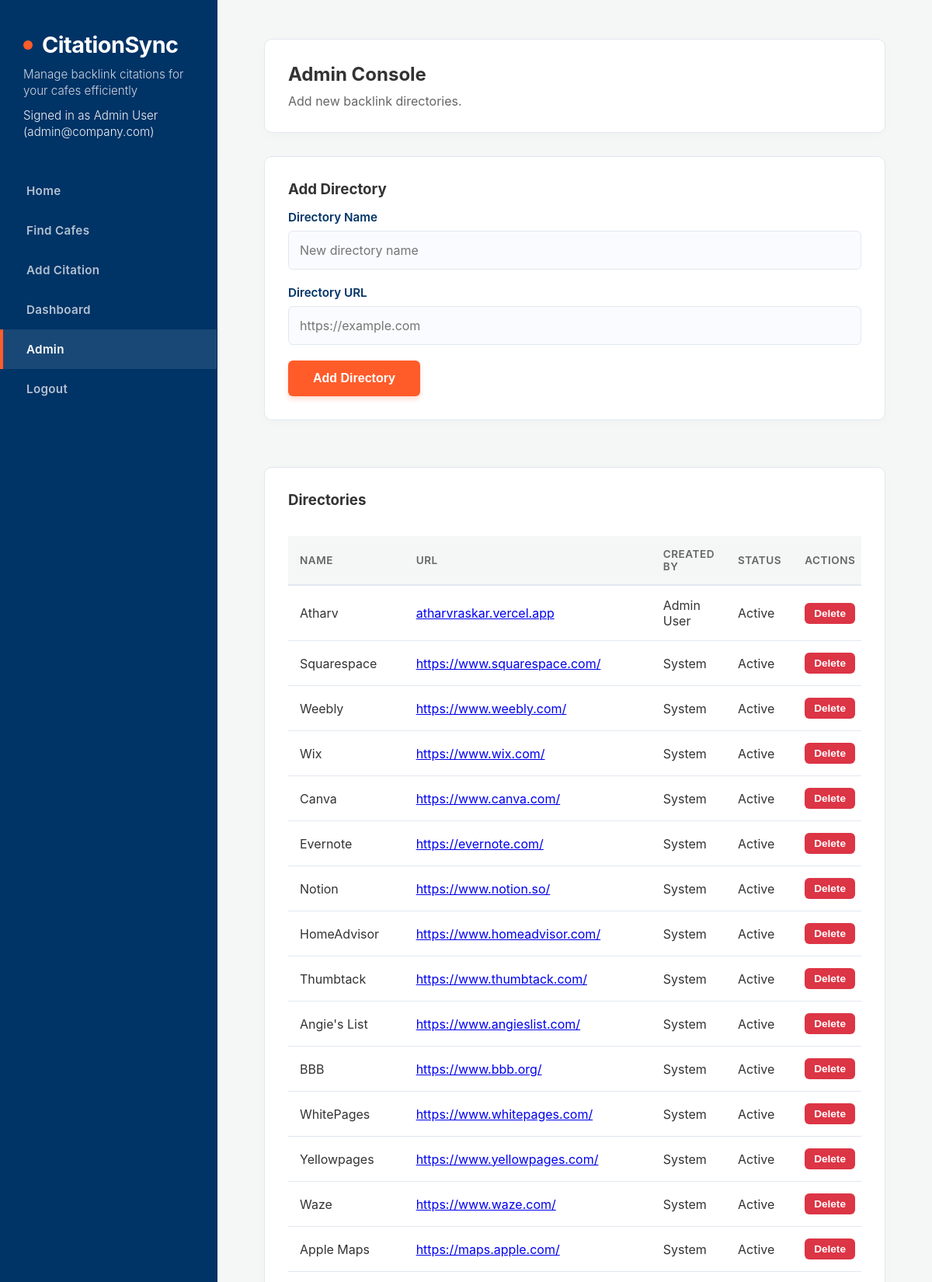
The page /admin (signed in, upper part) on the database its author committed.
### models.py (models this page shows, shortened)
class User(db.Model):
    __tablename__ = 'users'
    id = db.Column(db.Integer, primary_key=True)
    email = db.Column(db.String(255), nullable=False, unique=True, index=True)
    full_name = db.Column(db.String(255), nullable=False)
    password_hash = db.Column(db.String(255), nullable=False)
    role = db.Column(db.String(20), nullable=False, default='employee')
    active = db.Column(db.Boolean, default=True)
    created_at = db.Column(db.DateTime, default=datetime.utcnow)
    updated_at = db.Column(db.DateTime, default=datetime.utcnow, onupdate=datetime.utcnow)
    @property
    def is_admin(self):
        return self.role == 'admin'

class BacklinkDirectory(db.Model):
    __tablename__ = 'backlink_directories'
    id = db.Column(db.Integer, primary_key=True)
    name = db.Column(db.String(255), nullable=False, unique=True)
    url = db.Column(db.String(500), nullable=False)
    active = db.Column(db.Boolean, default=True)
    created_at = db.Column(db.DateTime, default=datetime.utcnow)
    updated_at = db.Column(db.DateTime, default=datetime.utcnow, onupdate=datetime.utcnow)
    created_by_id = db.Column(db.Integer, db.ForeignKey('users.id'), nullable=True)
    updated_by_id = db.Column(db.Integer, db.ForeignKey('users.id'), nullable=True)
    citations = db.relationship('Citation', backref='directory', lazy='dynamic', cascade='all, delete-orphan')
    created_by = db.relationship('User', foreign_keys=[created_by_id], lazy='joined')
    updated_by = db.relationship('User', foreign_keys=[updated_by_id], lazy='joined')

### app.py (the view)
    @app.route('/admin')
    @login_required
    @admin_required
    def admin_page():
        directories = BacklinkDirectory.query.order_by(BacklinkDirectory.created_at.desc()).all()
        return render_template('admin.html', directories=directories)

### app.py (called while the page is built)
def get_current_user():
    if hasattr(g, 'current_user'):
        return g.current_user
    user_id = session.get('user_id')
    if not user_id:
        return None
    return db.session.get(User, user_id)

def login_required(view):
    @wraps(view)
    def wrapped(*args, **kwargs):
        if not get_current_user():
            if request.path.startswith('/api/'):
                return jsonify({'error': 'Authentication required'}), 401
            flash('Please sign in to continue.', 'error')
            return redirect(url_for('login', next=request.path))
        return view(*args, **kwargs)
    return wrapped

def admin_required(view):
    @wraps(view)
    def wrapped(*args, **kwargs):
        user = get_current_user()
        if not user or not user.is_admin:
            if request.path.startswith('/api/'):
                return jsonify({'error': 'Admin access required'}), 403
            flash('Admin access required.', 'error')
            return redirect(url_for('index'))
        return view(*args, **kwargs)
    return wrapped

### templates/admin.html (shortened to what this page needs)
{% extends "base.html" %}
{% block content %}
<div class="card">
    <h2>Admin Console</h2>
    <p style="color: #666; margin-top: 10px;">Add new backlink directories.</p>
</div>
<div class="grid">
    <div class="card">
        <h3>Add Directory</h3>
        <form method="post" action="{{ url_for('create_directory') }}" style="margin-top: 15px;">
            <div class="form-group">
                <label for="name">Directory Name</label>
                <input type="text" id="name" name="name" placeholder="New directory name" required>
            </div>
            <div class="form-group">
                <label for="url">Directory URL</label>
                <input type="text" id="url" name="url" placeholder="https://example.com" required>
            </div>
            <button type="submit">Add Directory</button>
        </form>
    </div>
</div>
<div class="card" style="margin-top: 30px;">
    <h3>Directories</h3>
    <div style="overflow-x: auto; margin-top: 15px;">
        <table>
            <thead>
                <tr>
                    <th>Name</th>
                    <th>URL</th>
                    <th>Created By</th>
                    <th>Status</th>
                    <th>Actions</th>
                </tr>
            </thead>
            <tbody>
                {% for directory in directories %}
                <tr>
                    <td>{{ directory.name }}</td>
                    <td><a href="{{ directory.url }}" target="_blank" rel="noopener noreferrer">{{ directory.url }}</a></td>
                    <td>{{ directory.created_by.full_name if directory.created_by else 'System' }}</td>
                    <td>{{ 'Active' if directory.active else 'Inactive' }}</td>
                    <td>
                        <form method="post" action="{{ url_for('delete_directory', dir_id=directory.id) }}" style="display: inline;" onsubmit="return confirm('Are you sure you want to delete this directory?');">
                            <button type="submit" style="background: #dc3545; padding: 6px 12px; font-size: 0.85em; box-shadow: none;">Delete</button>
                        </form>
                    </td>
                </tr>
                {% endfor %}
            </tbody>
        </table>
    </div>
</div>
{% endblock %}

### templates/base.html (shortened to what this page needs)
<!DOCTYPE html>
<html lang="en">
<head>
</head>
<body>
    <div class="container">
        <header>
            <h1>CitationSync</h1>
            <p>Manage backlink citations for your cafes efficiently</p>
            {% if current_user %}
            <p style="margin-top: 10px; font-size: 0.95em; opacity: 0.95;">
                Signed in as {{ current_user.full_name }} ({{ current_user.email }})
            </p>
            {% endif %}
        </header>
        <nav>
            <a href="{{ url_for('index') }}" {% if request.endpoint == 'index' %}class="active"{% endif %}>Home</a>
            <a href="{{ url_for('dealer_page') }}" {% if request.endpoint == 'dealer_page' %}class="active"{% endif %}>Find Cafes</a>
            <a href="{{ url_for('add_citation_page') }}" {% if request.endpoint == 'add_citation_page' %}class="active"{% endif %}>Add Citation</a>
            <a href="{{ url_for('dashboard_page') }}" {% if request.endpoint == 'dashboard_page' %}class="active"{% endif %}>Dashboard</a>
            {% if is_admin_user %}
            <a href="{{ url_for('admin_page') }}" {% if request.endpoint == 'admin_page' %}class="active"{% endif %}>Admin</a>
            {% endif %}
            {% if current_user %}
            <a href="{{ url_for('logout') }}">Logout</a>
            {% else %}
            <a href="{{ url_for('login') }}">Sign In</a>
            {% endif %}
        </nav>
        <main>
            {% block content %}{% endblock %}
        </main>
    </div>
</body>
</html>

### templates/base.html (style rules this page uses)
:root { --primary-color: #003366; --accent-color: #ff5c2a; --bg-color: #f4f7f6; --text-main: #333333; --text-light: #666666; --card-bg: #ffffff; --border-color: #e2e8f0; --sidebar-width: 280px; }
* { margin: 0; padding: 0; box-sizing: border-box; }
body { font-family: 'Inter', 'Segoe UI', Roboto, Helvetica, Arial, sans-serif; background-color: var(--bg-color); color: var(--text-main); height: 100vh; overflow: hidden; }
.container { display: grid; grid-template-columns: var(--sidebar-width) 1fr; grid-template-rows: auto 1fr auto; height: 100vh; }
header { grid-column: 1 / 2; grid-row: 1 / 2; background: var(--primary-color); color: white; padding: 40px 30px 20px; text-align: left; }
header h1 { font-size: 1.8em; margin-bottom: 10px; font-weight: 700; letter-spacing: -0.5px; display: flex; align-items: center; }
header h1::before { content: ''; display: inline-block; width: 12px; height: 12px; background-color: var(--accent-color); border-radius: 50%; margin-right: 12px; }
header p { font-size: 0.95em; opacity: 0.8; font-weight: 300; line-height: 1.4; }
nav { grid-column: 1 / 2; grid-row: 2 / 4; background: var(--primary-color); padding: 20px 0; display: flex; flex-direction: column; border-right: 1px solid rgba(0,0,0,0.1); }
nav a { padding: 16px 30px; text-decoration: none; color: rgba(255, 255, 255, 0.7); text-align: left; font-weight: 600; transition: all 0.3s ease; border-left: 4px solid transparent; font-size: 0.95em; letter-spacing: 0.3px; }
nav a.active { color: #ffffff; background: rgba(255, 255, 255, 0.1); border-left: 4px solid var(--accent-color); }
main { grid-column: 2 / 3; grid-row: 1 / 3; padding: 50px 60px; overflow-y: auto; background-color: var(--bg-color); min-height: 0; }
.card { background: var(--card-bg); border: 1px solid var(--border-color); border-radius: 10px; padding: 30px; margin-bottom: 30px; box-shadow: 0 4px 15px rgba(0,0,0,0.02); }
.form-group { margin-bottom: 20px; }
label { display: block; margin-bottom: 8px; font-weight: 600; color: var(--primary-color); font-size: 0.95em; }
input[type="text"], input[type="email"], input[type="password"], input[type="number"], select, textarea { width: 100%; padding: 14px; border: 1px solid var(--border-color); border-radius: 6px; font-size: 1em; font-family: inherit; transition: all 0.2s ease; background-color: #fafbfe; }
button { background: var(--accent-color); color: white; padding: 14px 32px; border: none; border-radius: 6px; font-size: 1em; font-weight: 600; cursor: pointer; transition: all 0.2s ease; box-shadow: 0 4px 6px rgba(255, 92, 42, 0.2); }
table { width: 100%; border-collapse: collapse; margin-top: 20px; }
thead { background: var(--bg-color); }
th { padding: 15px; text-align: left; border-bottom: 2px solid var(--border-color); font-weight: 600; color: var(--text-light); text-transform: uppercase; font-size: 0.85em; letter-spacing: 0.5px; }
td { padding: 15px; border-bottom: 1px solid var(--border-color); color: var(--text-main); }
.grid { display: grid; grid-template-columns: repeat(auto-fit, minmax(240px, 1fr)); gap: 25px; margin-top: 25px; }

### rows shown on the page
User: full_name "Admin User", email "admin@company.com"
BacklinkDirectory: name "Atharv", url "atharvraskar.vercel.app", created_by "Admin User", active "Active"
BacklinkDirectory: name "Squarespace", url "https://www.squarespace.com/", created_by "System", active "Active"
BacklinkDirectory: name "Weebly", url "https://www.weebly.com/", created_by "System", active "Active"
BacklinkDirectory: name "Wix", url "https://www.wix.com/", created_by "System", active "Active"
BacklinkDirectory: name "Canva", url "https://www.canva.com/", created_by "System", active "Active"
BacklinkDirectory: name "Evernote", url "https://evernote.com/", created_by "System", active "Active"
BacklinkDirectory: name "Notion", url "https://www.notion.so/", created_by "System", active "Active"
BacklinkDirectory: name "HomeAdvisor", url "https://www.homeadvisor.com/", created_by "System", active "Active"
BacklinkDirectory: name "Thumbtack", url "https://www.thumbtack.com/", created_by "System", active "Active"
BacklinkDirectory: name "Angie's List", url "https://www.angieslist.com/", created_by "System", active "Active"
BacklinkDirectory: name "BBB", url "https://www.bbb.org/", created_by "System", active "Active"
BacklinkDirectory: name "WhitePages", url "https://www.whitepages.com/", created_by "System", active "Active"
BacklinkDirectory: name "Yellowpages", url "https://www.yellowpages.com/", created_by "System", active "Active"
BacklinkDirectory: name "Waze", url "https://www.waze.com/", created_by "System", active "Active"
BacklinkDirectory: name "Apple Maps", url "https://maps.apple.com/", created_by "System", active "Active"
